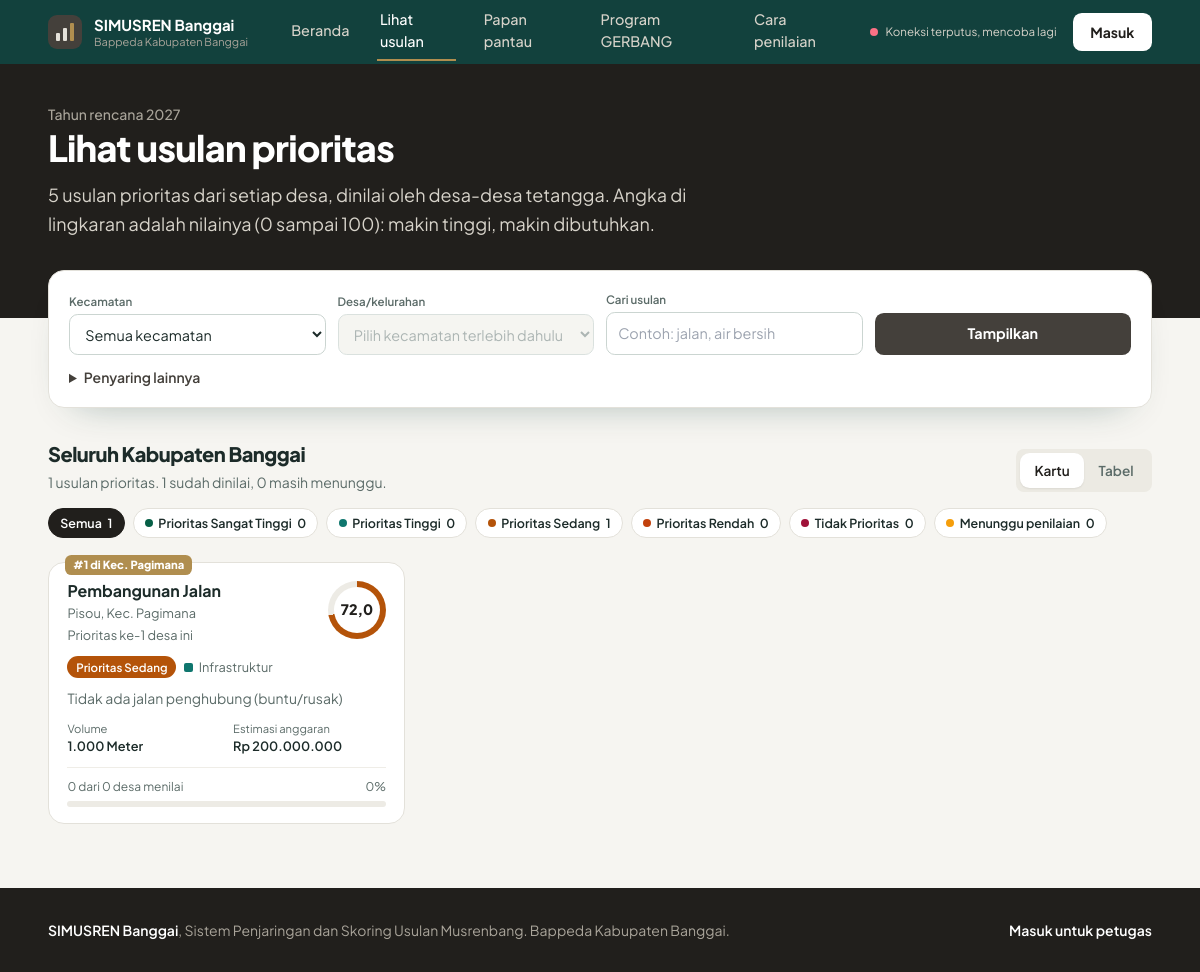
Screenshot of /lihat.php with the database file from the repository.
### tables this page shows
CREATE TABLE `tb_kategori` (
  `id_kategori`  INT AUTO_INCREMENT PRIMARY KEY,
  `nama`         VARCHAR(60) NOT NULL,
  `batas_bawah`  DECIMAL(6,2) NOT NULL,
  `warna`        VARCHAR(9) NOT NULL DEFAULT '#64748B',
  `urut`         TINYINT NOT NULL DEFAULT 1
);

CREATE TABLE `tb_usulan` (
  `id_usulan`         INT AUTO_INCREMENT PRIMARY KEY,
  `kode_usulan`       VARCHAR(40) NOT NULL UNIQUE,
  `tahun`             SMALLINT NOT NULL,
  `id_kecamatan`      INT NOT NULL,
  `desa`              VARCHAR(100) NOT NULL,
  `id_sumber`         INT NOT NULL,
  `id_sektor`         INT NOT NULL,
  `id_opd`            INT NOT NULL,
  `id_kamus`          INT DEFAULT NULL,
  `nama_usulan`       VARCHAR(255) NOT NULL,
  `uraian_masalah`    TEXT,
  `keterangan_lokasi` VARCHAR(255) DEFAULT NULL,
  `volume`            DECIMAL(14,2) DEFAULT 0,
  `satuan`            VARCHAR(30) DEFAULT NULL,
  `estimasi_anggaran` DECIMAL(18,2) DEFAULT 0,
  `nilai_awal`        DECIMAL(6,2) DEFAULT NULL,
  `jumlah_penilai`    INT NOT NULL DEFAULT 0,
  `peringkat_desa`    INT DEFAULT NULL,
  `total_nilai`       DECIMAL(6,2) DEFAULT NULL,
  `id_kategori`       INT DEFAULT NULL,
  `status`            ENUM('Draft','Terverifikasi','Ditolak') NOT NULL DEFAULT 'Draft',
  `catatan_verifikasi` TEXT,
  `id_user`           INT DEFAULT NULL,
  `dibuat_pada`       DATETIME NOT NULL DEFAULT CURRENT_TIMESTAMP,
  `diubah_pada`       DATETIME NOT NULL DEFAULT CURRENT_TIMESTAMP ON UPDATE CURRENT_TIMESTAMP,
  KEY `idx_tahun` (`tahun`),
  KEY `idx_kec` (`id_kecamatan`),
  KEY `idx_desa` (`id_kecamatan`,`desa`),
  KEY `idx_prioritas` (`tahun`,`id_kecamatan`,`desa`,`peringkat_desa`),
  KEY `idx_sektor` (`id_sektor`),
  KEY `idx_opd` (`id_opd`),
  KEY `idx_nilai` (`total_nilai`),
  CONSTRAINT `fk_usulan_kec` FOREIGN KEY (`id_kecamatan`) REFERENCES `tb_kecamatan`(`id_kecamatan`),
  CONSTRAINT `fk_usulan_sumber` FOREIGN KEY (`id_sumber`) REFERENCES `tb_sumber_usulan`(`id_sumber`),
  CONSTRAINT `fk_usulan_sektor` FOREIGN KEY (`id_sektor`) REFERENCES `tb_sektor`(`id_sektor`),
  CONSTRAINT `fk_usulan_opd` FOREIGN KEY (`id_opd`) REFERENCES `tb_opd`(`id_opd`)
);

CREATE TABLE `tb_kecamatan` (
  `id_kecamatan` INT AUTO_INCREMENT PRIMARY KEY,
  `nama`         VARCHAR(80) NOT NULL,
  `aktif`        TINYINT(1) NOT NULL DEFAULT 1
);

CREATE TABLE `tb_sektor` (
  `id_sektor` INT AUTO_INCREMENT PRIMARY KEY,
  `nama`      VARCHAR(80) NOT NULL,
  `warna`     VARCHAR(9) NOT NULL DEFAULT '#0F766E',
  `aktif`     TINYINT(1) NOT NULL DEFAULT 1
);

### includes/fungsi.php (called while the page is built, shortened)
<?php
function e($teks): string
{
    return htmlspecialchars((string)$teks, ENT_QUOTES, 'UTF-8');
}
function rupiah($angka): string
{
    return 'Rp ' . number_format((float)$angka, 0, ',', '.');
}
function angka($nilai, int $desimal = 2): string
{
    return number_format((float)$nilai, $desimal, ',', '.');
}
function ambil_kategori(mysqli $k): array
{
    $hasil = [];
    $q = mysqli_query($k, "SELECT * FROM tb_kategori ORDER BY batas_bawah DESC");
    while ($b = mysqli_fetch_assoc($q)) {
        $hasil[] = $b;
    }
    return $hasil;
}
function syarat_prioritas(string $alias = 'u'): string
{
    return $alias . '.peringkat_desa IS NOT NULL AND ' . $alias . '.peringkat_desa <= ' . (int)JUMLAH_PRIORITAS_DESA;
}
function jalankan(mysqli $k, string $sql, string $tipe = '', array $nilai = [])
{
    $stmt = mysqli_prepare($k, $sql);
    if ($tipe !== '') {
        mysqli_stmt_bind_param($stmt, $tipe, ...$nilai);
    }
    mysqli_stmt_execute($stmt);
    $res = mysqli_stmt_get_result($stmt);
    $baris = [];
    if ($res) {
        while ($b = mysqli_fetch_assoc($res)) {
            $baris[] = $b;
        }
    }
    return $baris;
}

### lihat.php (the view, shortened to what this page needs)
<?php
require_once __DIR__ . '/includes/fungsi_publik.php';
$tahun   = (int)($_GET['tahun'] ?? APP_TAHUN_DEFAULT);
$kec     = (int)($_GET['kec'] ?? 0);
$desa    = $kec > 0 ? trim((string)($_GET['desa'] ?? '')) : '';
$sektor  = (int)($_GET['sektor'] ?? 0);
$kat     = (string)($_GET['kat'] ?? '');
$cari    = trim((string)($_GET['cari'] ?? ''));
$gerbang = (int)($_GET['gerbang'] ?? 0);
$urut    = (string)($_GET['urut'] ?? 'nilai');
$tampil  = ($_GET['tampilan'] ?? 'kartu') === 'tabel' ? 'tabel' : 'kartu';
$hal     = max(1, (int)($_GET['hal'] ?? 1));
$per     = $tampil === 'tabel' ? 50 : 24;
$ref_kategori  = ambil_kategori($koneksi);
$nama_gerbang  = '';
if ($nama_gerbang === '') { $gerbang = 0; }
$nama_kec = '';
if ($nama_kec === '') { $kec = 0; $desa = ''; }
$syarat = [SYARAT_PUBLIK];
$tipe   = 'i';
$nilai  = [$tahun];
$where_dasar = implode(' AND ', $syarat);
$tipe_dasar  = $tipe;
$nilai_dasar = $nilai;
if ($kat === 'menunggu') {
    $syarat[] = 'u.total_nilai IS NULL';
} elseif ((int)$kat > 0) {
    $syarat[] = 'u.id_kategori = ? AND u.total_nilai IS NOT NULL';
    $tipe .= 'i';
    $nilai[] = (int)$kat;
} else {
    $kat = '';
}
$where = implode(' AND ', $syarat);
$pilihan_urut = [
    'nilai'    => ['Nilai tertinggi dulu',        '(u.total_nilai IS NULL), u.total_nilai DESC, u.estimasi_anggaran ASC'],
    'terbaru'  => ['Terbaru diinput',        'u.dibuat_pada DESC, u.id_usulan DESC'],
    'progres'  => ['Paling sedikit dinilai', 'u.jumlah_penilai ASC, u.dibuat_pada ASC'],
    'anggaran' => ['Anggaran terkecil',      'u.estimasi_anggaran ASC, u.total_nilai DESC'],
    'nama'     => ['Nama usulan (A-Z)',      'u.nama_usulan ASC'],
];
$ringkas = jalankan($koneksi, "
    SELECT COUNT(*) AS jumlah,
           COALESCE(SUM(u.total_nilai IS NOT NULL), 0) AS bernilai,
           COALESCE(SUM(u.total_nilai IS NULL), 0) AS menunggu,
           COALESCE(SUM(u.estimasi_anggaran), 0) AS anggaran,
           AVG(u.total_nilai) AS rata
    FROM tb_usulan u WHERE $where_dasar", $tipe_dasar, $nilai_dasar)[0];
$per_kategori = [];
foreach (jalankan($koneksi, "SELECT u.id_kategori, COUNT(*) AS n FROM tb_usulan u
    WHERE $where_dasar AND u.total_nilai IS NOT NULL GROUP BY u.id_kategori", $tipe_dasar, $nilai_dasar) as $r) {
    $per_kategori[(int)$r['id_kategori']] = (int)$r['n'];
}
$total = (int)jalankan($koneksi, "SELECT COUNT(*) AS n FROM tb_usulan u WHERE $where", $tipe, $nilai)[0]['n'];
$jumlah_hal = max(1, (int)ceil($total / $per));
$hal = min($hal, $jumlah_hal);
$mulai = ($hal - 1) * $per;
$sql_daftar = str_replace('SELECT u.*,', 'SELECT u.*, ' . SQL_TARGET_PENILAI . " AS target,
        CASE WHEN u.total_nilai IS NULL THEN NULL ELSE
            (SELECT COUNT(*) + 1 FROM tb_usulan r
             WHERE r.tahun = u.tahun AND r.id_kecamatan = u.id_kecamatan AND r.status <> 'Ditolak'
               AND " . syarat_prioritas('r') . " AND r.total_nilai > u.total_nilai) END AS peringkat_kec,", SQL_USULAN_DASAR);
$daftar = jalankan($koneksi, $sql_daftar . " WHERE $where ORDER BY " . $pilihan_urut[$urut][1]
    . " LIMIT $mulai, $per", $tipe, $nilai);
function tautan_jelajah(array $ubah): string
{
    global $tahun, $kec, $desa, $sektor, $gerbang, $kat, $cari, $urut, $tampil, $hal;
    $q = array_merge([
        'tahun' => $tahun, 'kec' => $kec ?: null, 'desa' => $desa, 'sektor' => $sektor ?: null, 'gerbang' => $gerbang ?: null,
        'kat' => $kat, 'cari' => $cari, 'urut' => $urut !== 'nilai' ? $urut : null,
        'tampilan' => $tampil !== 'kartu' ? $tampil : null, 'hal' => $hal > 1 ? $hal : null,
    ], $ubah);
    $q = array_filter($q, function ($v) { return $v !== null && $v !== ''; });
    return 'lihat.php?' . http_build_query($q) . '#hasil';
}
$judul_wilayah = $kec ? ($desa !== '' ? 'Desa ' . $desa . ', Kecamatan ' . $nama_kec : 'Kecamatan ' . $nama_kec) : 'Seluruh Kabupaten Banggai';
$ada_saring = $kec || $sektor || $gerbang || $kat !== '' || $cari !== '';
require __DIR__ . '/includes/publik_atas.php';
?>
<section class="kepala-hal">
  <div class="wadah pt-10 pb-20" id="isi-utama">
    <p class="text-sm font-medium" style="color:#A9A49A">Tahun rencana <?= $tahun ?></p>
    <h1 class="text-3xl md:text-4xl mt-1">Lihat usulan prioritas</h1>
    <p class="mt-3 max-w-2xl text-lg leading-relaxed" style="color:#D7D3CA">
<?= JUMLAH_PRIORITAS_DESA ?> usulan prioritas dari setiap desa, dinilai oleh desa-desa tetangga.
      Angka di lingkaran adalah nilainya (0 sampai 100): makin tinggi, makin dibutuhkan.
    </p>
  </div>
</section>
<main class="wadah -mt-12 pb-16 relative z-10">
  <form method="get" action="lihat.php#hasil" class="bar-saring p-4 md:p-5 mb-8" role="search">
    <div class="grid gap-3 md:grid-cols-4 items-end">
      <div>
        <label for="j_kec">Kecamatan</label>
        <select id="j_kec" name="kec" class="isian">
          <option value="0">Semua kecamatan</option>
        </select>
      </div>
      <div>
        <label for="j_desa">Desa/kelurahan</label>
        <select id="j_desa" name="desa" class="isian" data-terpilih="<?= e($desa) ?>"></select>
      </div>
      <div>
        <label for="j_cari">Cari usulan</label>
        <input id="j_cari" name="cari" type="search" value="<?= e($cari) ?>" class="isian" placeholder="Contoh: jalan, air bersih">
      </div>
      <button class="tombol w-full">Tampilkan</button>
    </div>
    <details class="mt-3" <?= ($sektor || $gerbang || $urut !== 'nilai' || $tahun !== APP_TAHUN_DEFAULT) ? 'open' : '' ?>>
      <summary class="cursor-pointer text-sm font-semibold" style="color:var(--laut)">Penyaring lainnya</summary>
    </details>
  </form>
  <div id="hasil" class="scroll-mt-20" data-langsung>
    <div class="flex flex-wrap items-end justify-between gap-4 mb-4">
      <div>
        <h2 class="text-xl font-extrabold tracking-tight"><?= e($judul_wilayah) ?><?= $nama_gerbang !== '' ? ', ' . e($nama_gerbang) : '' ?></h2>
        <p class="text-sm mt-1" style="color:var(--redup)">
          <?= number_format((int)$ringkas['jumlah'], 0, ',', '.') ?> usulan prioritas.
          <?= number_format((int)$ringkas['bernilai'], 0, ',', '.') ?> sudah dinilai,
          <?= number_format((int)$ringkas['menunggu'], 0, ',', '.') ?> masih menunggu.
        </p>
      </div>
      <div class="saklar inline-flex p-1 rounded-lg cetak-sembunyi" style="background:#ECEAE3" aria-label="Pilihan tampilan">
        <a href="<?= e(tautan_jelajah(['tampilan' => null, 'hal' => null])) ?>" class="<?= $tampil === 'kartu' ? 'aktif' : '' ?>" <?= $tampil === 'kartu' ? 'aria-current="true"' : '' ?>>Kartu</a>
        <a href="<?= e(tautan_jelajah(['tampilan' => 'tabel', 'hal' => null])) ?>" class="<?= $tampil === 'tabel' ? 'aktif' : '' ?>" <?= $tampil === 'tabel' ? 'aria-current="true"' : '' ?>>Tabel</a>
      </div>
    </div>
    <div class="flex flex-wrap gap-2 mb-6 cetak-sembunyi" aria-label="Saring menurut kategori">
      <a href="<?= e(tautan_jelajah(['kat' => null, 'hal' => null])) ?>" class="pil <?= $kat === '' ? 'aktif' : '' ?>">Semua <span><?= (int)$ringkas['jumlah'] ?></span></a>
      <?php foreach ($ref_kategori as $k): $n = $per_kategori[(int)$k['id_kategori']] ?? 0; ?>
        <a href="<?= e(tautan_jelajah(['kat' => (int)$k['id_kategori'], 'hal' => null])) ?>"
           class="pil <?= $kat === (string)(int)$k['id_kategori'] ? 'aktif' : '' ?>">
          <span class="w-2 h-2 rounded-full inline-block" style="background:<?= e($k['warna']) ?>"></span>
          <?= e($k['nama']) ?> <span><?= $n ?></span>
        </a>
      <?php endforeach; ?>
      <a href="<?= e(tautan_jelajah(['kat' => 'menunggu', 'hal' => null])) ?>" class="pil <?= $kat === 'menunggu' ? 'aktif' : '' ?>">
        <span class="w-2 h-2 rounded-full inline-block" style="background:#F59E0B"></span>
        Menunggu penilaian <span><?= (int)$ringkas['menunggu'] ?></span>
      </a>
    </div>
    <?php if (!$daftar): ?>
      <div class="kartu p-10 text-center">
        <p class="font-semibold">Belum ada usulan yang cocok.</p>
        <p class="text-sm mt-1" style="color:var(--redup)">
          <?= $ada_saring ? 'Coba ubah atau hapus penyaring.' : 'Kecamatan belum menginput usulan untuk tahun ' . $tahun . '.' ?>
        </p>
      </div>
    <?php elseif ($tampil === 'kartu'): ?>
      <ul class="grid-usulan">
        <?php foreach ($daftar as $u):
            $bernilai = $u['total_nilai'] !== null;
            $target = (int)$u['target'];
            $persen = $target > 0 ? min(100, round((int)$u['jumlah_penilai'] / $target * 100)) : 0;
            $pk = $u['peringkat_kec']; ?>
          <li class="kartu-usulan">
            <?php if ($pk !== null && $urut === 'nilai'): ?>
              <span class="nomor-urut <?= (int)$pk === 1 ? 'emas' : '' ?>">#<?= (int)$pk ?> di Kec. <?= e($u['kecamatan']) ?></span>
            <?php endif; ?>
            <div class="atas">
              <div class="min-w-0">
                <h3><a href="lihat_usulan.php?id=<?= (int)$u['id_usulan'] ?>"><?= e($u['nama_usulan']) ?></a></h3>
                <p class="lokasi"><?= e($u['desa']) ?>, Kec. <?= e($u['kecamatan']) ?></p>
                <p class="lokasi">Prioritas ke-<?= (int)$u['peringkat_desa'] ?> desa ini</p>
              </div>
              <?php if ($bernilai): ?>
                <div class="cincin" style="--p:<?= max(0, min(100, (float)$u['total_nilai'])) ?>;--warna:<?= e($u['warna_kategori'] ?: '#64748B') ?>"
                     role="img" aria-label="Nilai <?= angka($u['total_nilai']) ?> dari 100">
                  <span><?= angka($u['total_nilai'], 1) ?></span>
                </div>
              <?php else: ?>
                <div class="cincin kosong" role="img" aria-label="Belum bernilai"><span>Belum<br>dinilai</span></div>
              <?php endif; ?>
            </div>
            <div class="flex flex-wrap gap-2 items-center">
              <?= lencana_kategori($u) ?>
              <span class="sektor"><i style="background:<?= e($u['warna_sektor']) ?>"></i><?= e($u['sektor']) ?></span>
            </div>
            <?php if ($u['uraian_masalah']): ?>
              <p class="text-sm leading-snug" style="color:var(--redup)"><?= e(mb_strimwidth((string)$u['uraian_masalah'], 0, 110, '...')) ?></p>
            <?php endif; ?>
            <dl class="info">
              <div><dt>Volume</dt><dd><?= angka($u['volume'], 0) ?> <?= e($u['satuan']) ?></dd></div>
              <div><dt>Estimasi anggaran</dt><dd><?= rupiah($u['estimasi_anggaran']) ?></dd></div>
            </dl>
            <div class="bawah">
              <div class="flex justify-between text-xs mb-1.5" style="color:var(--redup)">
                <span><?= (int)$u['jumlah_penilai'] ?> dari <?= $target ?> desa menilai</span>
                <span><?= $persen ?>%</span>
              </div>
              <div class="jalur-progres"><i style="width:<?= $persen ?>%"></i></div>
            </div>
          </li>
        <?php endforeach; ?>
      </ul>
    <?php endif; ?>
  </div>
</main>
<?php require __DIR__ . '/includes/publik_bawah.php'; ?>

### includes/fungsi_publik.php (shortened to what this page needs)
<?php
require_once __DIR__ . '/fungsi.php';
function lencana_kategori(array $u): string
{
    return '<span class="lencana" style="background:' . e($u['warna_kategori'] ?: '#64748B') . '">'
         . e($u['kategori'] ?: 'Tanpa kategori') . '</span>';
}

### rows the page displays
tb_kategori: nama "Prioritas Sangat Tinggi", id_kategori "0"
tb_kategori: nama "Prioritas Tinggi", id_kategori "0"
tb_kategori: nama "Prioritas Sedang", id_kategori "1"
tb_kategori: nama "Prioritas Rendah", id_kategori "0"
tb_kategori: nama "Tidak Prioritas", id_kategori "0"
tb_usulan: pk "1", id_kecamatan.nama "Pagimana", nama_usulan "Pembangunan Jalan", desa "Pisou", peringkat_desa "1", total_nilai "72,0", id_kategori.nama "Prioritas Sedang", id_sektor.nama "Infrastruktur", uraian_masalah "Tidak ada jalan penghubung (buntu/rusak)", volume "1.000", satuan "Meter", estimasi_anggaran "Rp 200.000.000", jumlah_penilai "0", target "0", persen "0"

### other values shown
APP_NAMA "SIMUSREN Banggai"
APP_INSTANSI "Bappeda Kabupaten Banggai"
$m[0] "Beranda"
$m[0] "Lihat usulan"
$m[0] "Papan pantau"
$m[0] "Program GERBANG"
$m[0] "Cara penilaian"
$tahun "2027"
JUMLAH_PRIORITAS_DESA "5"
$judul_wilayah "Seluruh Kabupaten Banggai"
$ringkas['jumlah'] "1"
$ringkas['bernilai'] "1"
$ringkas['menunggu'] "0"
APP_SUBJUDUL "Sistem Penjaringan dan Skoring Usulan Musrenbang"
